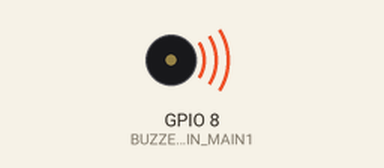
This program was run on a simulated Raspberry Pi (BCM pin numbers). Shown: buzzer (waves = sounding). At 12.8 s the program stops and its outputs stay as they are.

Above: at 0.1 s.
At 12.9 s:
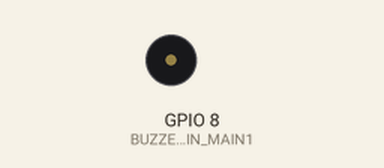
Timing chart, 0 to 14.3 s (numbered marks = the images above):
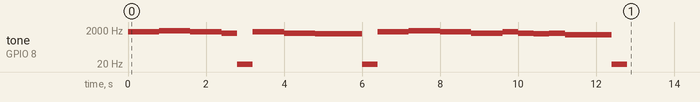

Measured:
- by itself, tone on GPIO 8 (BUZZER_PIN_MAIN1): plays 1568 Hz for 0.80 s, 1760 Hz for 0.80 s, 1568 Hz for 0.80 s, 1320 Hz for 0.40 s, 4 Hz for 0.40 s, 1568 Hz for 0.80 s … (19 notes in this stretch)

The program:

piezo_buzzer_task.py
```python
import RPi.GPIO as GPIO
import time

BUZZER_PIN_MAIN1 = 8
GPIO.setmode(GPIO.BCM)
GPIO.setup(BUZZER_PIN_MAIN1, GPIO.OUT)
pwm_main = GPIO.PWM(BUZZER_PIN_MAIN1, 262)

melody = [1,262, 294, 330, 349, 392, 440]
main = [5,5,6,6,5,5,3,0,5,5,3,3,2,2,2,0,5,5,6,6,5,5,3,3,5,3,2,3,1,1,1,0]

try:
    for i in range(0,len(main)):
        pwm_main.ChangeFrequency(melody[main[i]]*4)
        pwm_main.start(90)
        time.sleep(0.4)

finally:
    GPIO.cleanup()
```
